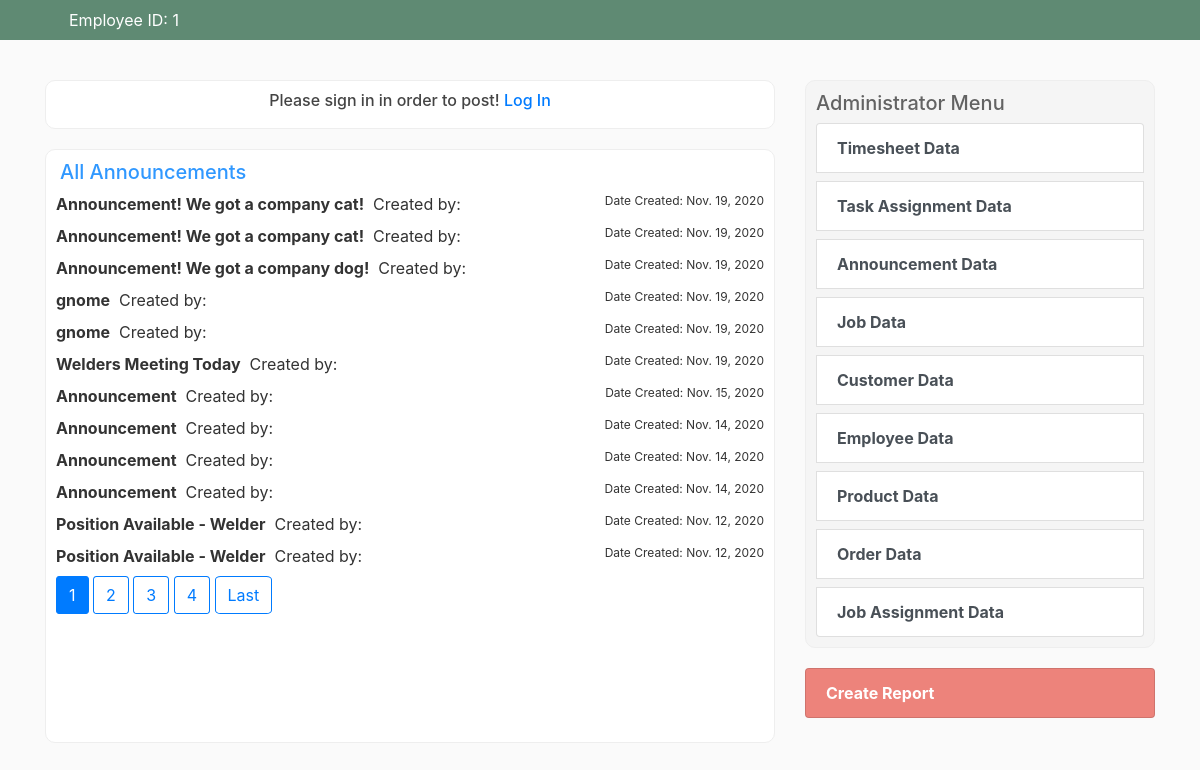
The page /announcement/all on the database its author committed.
### blog/models.py (models this page shows, shortened)
class AnnouncementModel(models.Model):
    title = models.CharField(max_length=100)
    content = models.TextField(null=True)
    status = models.CharField(default='1',max_length=100)
    priority = models.CharField(default='1',max_length=100)
    date_posted = models.DateTimeField(default=timezone.localtime)
    class Meta:
        verbose_name = 'Announcement'
        verbose_name_plural = 'Announcements'

### blog/views.py (the view)
# urls.py: path('announcement/all', all_announcements.as_view(), name='all-announcements'),
class all_announcements(ListView):
    model = Post
    template_name = 'blog/all_announcements.html'
    context_object_name = 'announcements'
    ordering = ['-date_posted']
    paginate_by = 12
    def get_context_data(self, *args, **kwargs):
        context = super(all_announcements, self).get_context_data(*args, **kwargs)
        context['current_title'] = 'All Announcements'
        return context
    def get_queryset(self):
        return AnnouncementModel.objects.filter().order_by('-date_posted')

### blog/context_processors.py (called while the page is built, shortened)
def connection_init():
    connection = pyodbc.connect(driver='ODBC Driver 17 for SQL Server', server='172.26.54.36', database='CyltexDB', trusted_connection='no', uid='test', password='testPass!@123')
    return connection

def connection_cursor_init(connection):
    cursor = connection.cursor()
    return cursor

def connection_query(connection, cursor, str):
    iterator = cursor.execute(str)
    result = iterator.fetchall()
    return result

def close_connections(connection, cursor):
    cursor.close()
    connection.rollback()

def SQL_get_all_employee_id():
    str = "SELECT * FROM Employee Where Emp_Status_ID != 2"
    conn = connection_init()
    cursor = connection_cursor_init(conn)
    query = connection_query(conn, cursor, str)
    close_connections(conn, cursor)
    return query

def empid_processor(request):
    context = {}
    emps = SQL_get_all_employee_id()
    if 'global_id' in request.session:
        global_id = request.session['global_id']
        context.update({
            'test': global_id,
            'emp_id': global_id,
            'emps': emps,
        })
    else:
        request.session['global_id'] = 1
        global_id = request.session['global_id']
        context.update({
            'test': global_id,
            'emp_id': global_id,
            'emps': emps,
        })
    context.update({
            'emps': emps,
        })
    return context

### blog/templates/blog/all_announcements.html (shortened to what this page needs)
{% extends "blog/base.html" %}
{% block content %}
	{% if user.is_authenticated %}
		<article class="media content-section-side shadow_effect_only"
			onmouseover="$('.btn_posts').css('opacity','1.0'); $('.btn_posts').addClass('show');"
			onmouseout="$('.btn_posts').css('opacity','1.0'); $('.btn_posts').removeClass('show');">
		{% if request.user_agent.is_mobile %}
			<a href="{% url 'profile' %}"><img class="rounded-circle site-header-img" src="{{ user.profile.image.url }}"></a>
			<div class="media-body d-flex">
				<div class="btn-group dropleft ml-auto">
				<!--
				  <button type="button" class="btn_posts ml-4 btn btn-success" style="border-radius:100px;">Announcement</button>
				  <button type="button" class="btn_posts ml-4 btn btn-success" style="border-radius:100px;">Timesheet</button>
				  <button type="button" class="btn_posts ml-4 btn btn-success" style="border-radius:100px;">Task</button>
				  -->
				  <button type="button" class="btn btn-success dropdown-toggle ml-4"
				  data-toggle="dropdown"
				  aria-haspopup="true"
				  aria-expanded="false">
					Create Post
				  </button>
					<div class="dropdown-menu">
						{% if user.groups.all.0.name == 'Administration' %}
							<a class="dropdown-item" href="{% url 'post-create-announcement' %}">Announcement</a>
							<a class="dropdown-item" href="{% url 'post-create-timesheet' %} ">Timesheet</a>
							<a class="dropdown-item" href="{% url 'post-create-taskassignment' %} ">Task Assignment</a>
						{% else %}
							<a class="dropdown-item" href="{% url 'post-create-timesheet' %} ">Timesheet</a>
						{% endif %}
					</div>
				</div>
			</div>
		{% else %}
			<div class="media-body d-flex justify-content-center">
				<div class="btn-group dropleft" style="align-items: center; justify-content: center; text-align:center;">
				{% if user.groups.all.0.name == 'Administration' %}
				  <button
				  type="button"
				  class="btn_posts ml-0 btn btn-success"
				  style="border-radius:10px;"
				  onclick="window.location.href='{% url 'create-announcement' %}'">
				  Create Announcement
				  </button>
				  <button
				  type="button"
				  class="btn_posts ml-4 btn btn-success"
				  style="border-radius:10px;"
				  onclick="window.location.href='{% url 'create-timesheet' %}'">
				  Create Timesheet
				  </button>
				  <button
				  type="button"
				  class="btn_posts ml-4 btn btn-success"
				  style="border-radius:10px;"
				  onclick="window.location.href='{% url 'create-task' %}'">
				  Create Task
				  </button>
				{% else %}
				  <button
				  type="button"
				  class="btn_posts ml-4 btn btn-success"
				  style="border-radius:10px;"
				  onclick="window.location.href='{% url 'create-timesheet' %}'">
				  Create Timesheet
				  </button>
				{% endif %}
				<!--
				  <button type="button" class="btn btn-success dropdown-toggle ml-4"
				  data-toggle="dropdown"
				  aria-haspopup="true"
				  aria-expanded="false">
					Create Post
				  </button>
				-->
				</div>
			</div>
		{% endif %}
		</article>
		{% if request.user_agent.is_mobile %}
			<div class="btn-group mb-3 btn-group-sm d-flex justify-content-center" role="group">
			  <button type="button" class="btn btn-secondary mr-1" onclick="window.location.href='{% url 'filter-announcements' %}';">Announcements</button>
			  <button type="button" class="btn btn-secondary mr-1" onclick="window.location.href='{% url 'filter-timesheets' %}';">Timesheets</button>
			  <button type="button" class="btn btn-secondary" onclick="window.location.href='{% url 'filter-tasks' %}';">Task Assignments</button>
			</div>
		{% endif %}
	{% else %}
		<article class="media content-section-side shadow_effect_light">
		{% if request.user_agent.is_mobile %}
			<div class="media-body">
				<h6 style="text-align: center;">Please sign in in order to post! <a href="{% url 'login' %}">Log In</a></h6>
			</div>
		{% else %}
			<div class="media-body">
				<h6 style="text-align: center;">Please sign in in order to post! <a href="{% url 'login' %}">Log In</a></h6>
			</div>
		{% endif %}
		</article>
	{% endif %}
	<article class="content-section-side shadow_effect_only" style="height: 93%;"
			onmouseover="$('.btn_posts').css('opacity','1.0'); $('.btn_posts').addClass('show');"
			onmouseout="$('.btn_posts').css('opacity','1.0'); $('.btn_posts').removeClass('show');">
		<div class="d-flex ml-1">
			<h5 style="color:#3098ff;">{{ current_title }}</h5>
		</div>
		<div class="media-body">
			{% for announcement in announcements %}
				<article class="media content-section-sub d-flex mb-2"
					onmouseover="$('.btn_posts').css('opacity','1.0'); style.cursor = 'pointer';"
					onmouseout="$('.btn_posts').css('opacity','1.0'); "
					onclick="window.location.href='{% url 'announcement-detail' announcement.id %}';">
					<b>{{ announcement.title }}</b> &#x200B; &#x200B; &#x200B;Created by: {{ announcement.author }} <div class="ml-auto" style="font-size: 12px;">Date Created: {{ announcement.date_posted|date }}</div>
				</article>
			{% endfor %}
		</div>
		{% if is_paginated %}
		<div class="paginator">
			{% for num in page_obj.paginator.page_range %}
				{% if page_obj.number == num %}
					<a class="btn btn-primary mb-4 thumb_effect" href="?page={{ num }}" style="border-radius: 10%;">{{ num }}</a>
				{% elif num > page_obj.number|add:'-5' and num < page_obj.number|add:'5'%}
					<a class="btn btn-outline-primary mb-4 thumb_effect" href="?page={{ num }}" style="border-radius: 10%;">{{ num }}</a>
				{% endif %}
			{% endfor %}
			{% if page_obj.has_next %}
				<a class="btn btn-outline-primary mb-4 thumb_effect" href="?page={{ page_obj.paginator.num_pages }}" style="border-radius: 10%;">Last</a>
			{% endif %}
		</div>
		{% endif %}
	</article>
{% endblock content %}

### static/blog/main.css (style rules this page uses)
body { background: #fafafa; color: #333333; margin-top: 5rem; }
h1, h2, h3, h4, h5, h6 { color: #444444; }
.content-section-side { background: #ffffff; padding: 10px 10px; border: 1px solid #EEEEEE; border-radius: 10px; margin-bottom: 20px; }

### rows shown on the page
AnnouncementModel: title "Announcement! We got a company cat!", date_posted "Nov. 19, 2020"
AnnouncementModel: title "Announcement! We got a company cat!", date_posted "Nov. 19, 2020"
AnnouncementModel: title "Announcement! We got a company dog!", date_posted "Nov. 19, 2020"
AnnouncementModel: title "gnome", date_posted "Nov. 19, 2020"
AnnouncementModel: title "gnome", date_posted "Nov. 19, 2020"
AnnouncementModel: title "Welders Meeting Today", date_posted "Nov. 19, 2020"
AnnouncementModel: title "Announcement", date_posted "Nov. 15, 2020"
AnnouncementModel: title "Announcement", date_posted "Nov. 14, 2020"
AnnouncementModel: title "Announcement", date_posted "Nov. 14, 2020"
AnnouncementModel: title "Announcement", date_posted "Nov. 14, 2020"
AnnouncementModel: title "Position Available - Welder", date_posted "Nov. 12, 2020"
AnnouncementModel: title "Position Available - Welder", date_posted "Nov. 12, 2020"

### other values the page prints
{{ emp_id }} "1"
{{ current_title }} "All Announcements"
{{ num }} "1"
{{ num }} "2" "3" "4"
